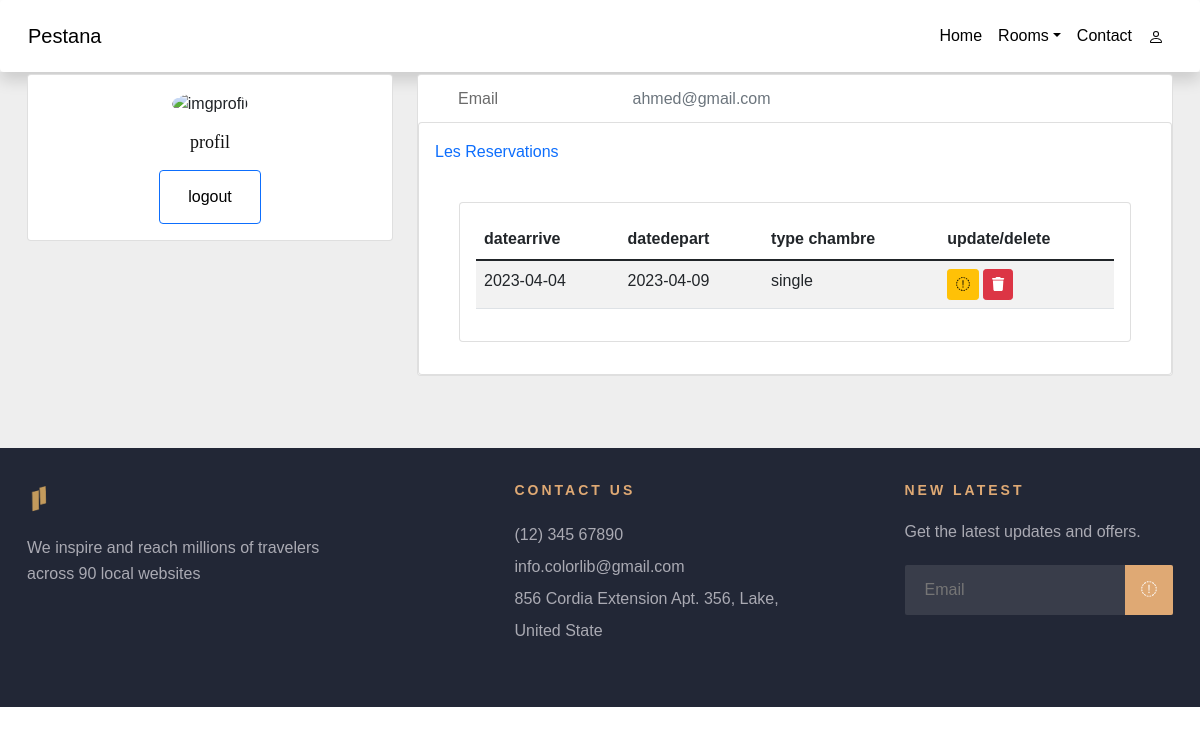
The page /Site/HH/profil (signed in) on the database as committed earlier.
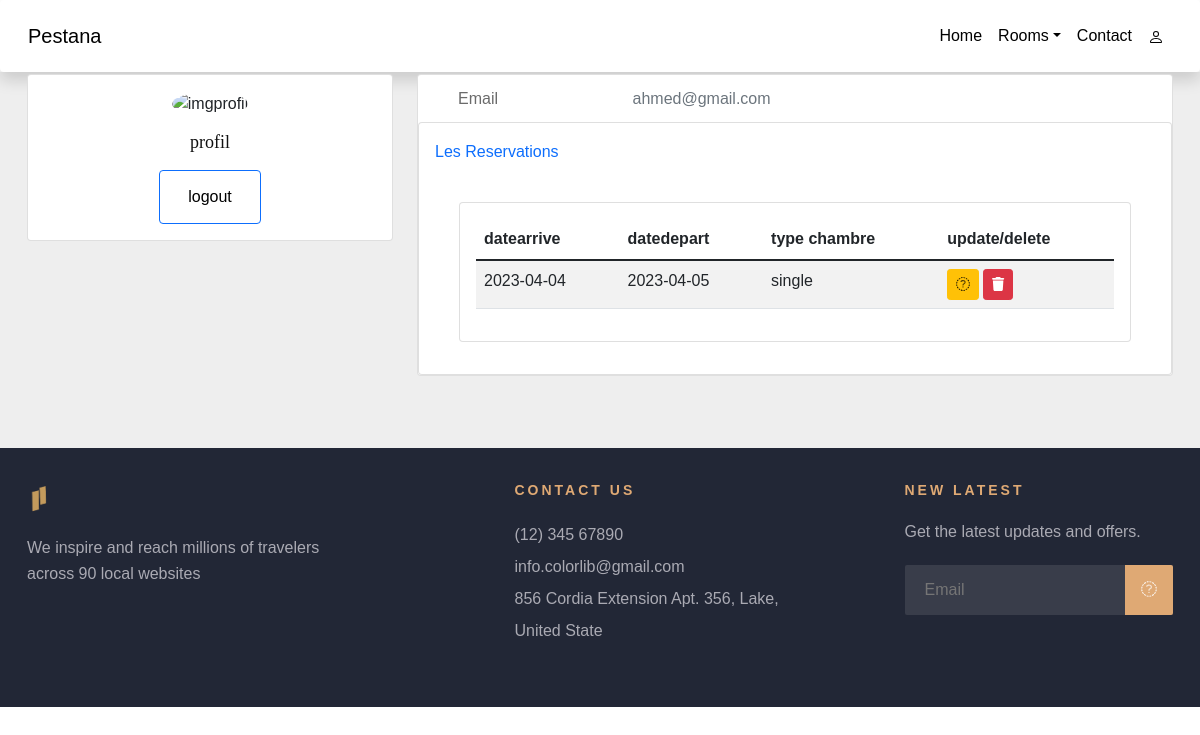
The same page on the database as committed later.
### tables this page shows
CREATE TABLE `reservation` (
  `reservationId` int(11) NOT NULL,
  `datearrive` date NOT NULL,
  `datedepart` date NOT NULL,
  `AdminId` int(11) NOT NULL,
  `ChambreId` int(11) NOT NULL
);

CREATE TABLE `room` (
  `ChambreId` int(11) NOT NULL,
  `nombrepers` int(30) NOT NULL,
  `prix` float NOT NULL,
  `imageroom` varchar(20) NOT NULL,
  `typechambre` varchar(30) NOT NULL,
  `typedetype` varchar(20) NOT NULL
);

### Site/HH/controllers/HomeController.php (called while the page is built)
<?php
class HomeController{
    public function index($page){
        include('views/'.$page.'.php');
    }
}
?>

### Site/HH/autoload.php (called while the page is built, shortened)
<?php
function autoload($class_name){
    $array_paths = array(
        'database/',
        'app/classes/',
        'models/',
        'controllers/'
      );
    foreach($array_paths as $path){
        $file = sprintf($path.'%s.php',$class_name);
    }
}
?>

### Site/HH/database/DB.php (called while the page is built)
<?php
class DB{
    static public function connect(){
        $db=new PDO("mysql:host=localhost;dbname=rhotel","root","");
        $db->exec("set names utf8");
        $db->setAttribute(PDO::ATTR_ERRMODE,PDO::ERRMODE_WARNING);
        return $db;
    }
}
?>

### Site/HH/models/Reservation.php (called while the page is built, shortened)
<?php
class Reservation {
static public function getAll(){
		$stmt = DB::connect()->prepare('SELECT * FROM reservation ');
		$stmt->execute();
		return $stmt->fetchAll();
	}
}

### Site/HH/controllers/ReservationController.php (called while the page is built, shortened)
<?php
class ReservationController{
public function getAllReservations(){
		$reservations = Reservation::getAll();
		return $reservations;
	}
}
?>

### Site/HH/models/Room.php (called while the page is built, shortened)
<?php
class Room {
	static public function getAll(){
		$stmt = DB::connect()->prepare('SELECT * FROM room ');
		$stmt->execute();
		return $stmt->fetchAll();
	}
}

### Site/HH/controllers/RoomController.php (called while the page is built, shortened)
<?php
class RoomController{
	public function getAllroom(){
		$room = Room::getAll();
		return $room;
	}
	}
?>

### Site/HH/views/profil.php (the view, shortened to what this page needs)
<?php
$data = new ReservationController();
$reservations = $data->getAllReservations();
$dataro = new RoomController();
$rooms = $dataro->getAllroom();
?>
<section style="background-color: #eee;">
  <div class="container py-5">
    <div class="row">
      <div class="col-lg-4">
        <div class="card mb-4">
          <div class="card-body text-center">
            <img src="https://mdbcdn.b-cdn.net/img/Photos/new-templates/bootstrap-chat/ava3.webp" alt="imgprofil"
              class="rounded-circle img-fluid" style="width: 150px;">
            <h5 class="my-3">profil </h5>
            <label class="btn btn-outline-primary" for="btnradio4">
               <a href="<?php echo BASE_URL;?>logout"class="nav-link px-3">
                 logout
                </a>
              </label>
          </div>
        </div>
      </div>
      <div class="col-lg-8">
        <div class="card mb-4">
          <div class="card-body">
            <div class="row p-4 " >
              <div class="col-sm-3">
                <p class="mb-0">Email</p>
              </div>
              <div class="col-sm-9">
                <p class="text-muted mb-0">
                <?php echo  $_SESSION['AdminEmail'];?>
            </div>
          </div>
        </div>
        <div class="row">
          <div class="col-md-12">
            <div class="card mb-4 mb-md-0">
              <div class="card-body">
                <p class="mb-4"><span class="text-primary font-italic me-1">Les Reservations</span>
                </p>
                <main class="mt-5 pt-3">
        <div class="container-fluid">
          <div class="row">
            <div class="col-md-12 mb-3">
              <div class="card">
                <div class="card-body">
                  <div class="table-responsive">
                    <table
                      id="example"
                      class="table table-striped data-table"
                      style="width: 100%"
                    >
                      <thead>
                        <tr>
                          <th>datearrive</th>
                          <th>datedepart</th>
                          <th>type chambre</th>
                          <th>update/delete</th>
                        </tr>
                      </thead>
         <?php foreach($reservations as $reservation):?>
                      <tbody>
                        <tr>
                          <td><?php echo $reservation['datearrive'];?></td>
                          <td><?php echo $reservation['datedepart'];?></td>
                          <td><?php foreach($rooms as $room):?>
                          <?php if($reservation['ChambreId']=== $room['ChambreId']) {
                              echo $room['typechambre']." ".$room['typedetype'];}?>
                              <?php endforeach; ?></td>
                              <td>
                                <div class="d-flex">
                            <form method="POST" class="me-1" action="updatere">
                        <button class="btn btn-sm btn-warning"><i class="fa fa-eidt"> edit</i></button>
                    </form>
                    <form method="POST" class="me-1 " action="deletere">
                        <button class="btn btn-sm btn-danger"><i class="fa fa-trash">delete</i></button>
                    </form></div></td>
                        </tr>
                      </tbody>
          <?php endforeach; ?>
                    </table>
                  </div>
                </div>
              </div>
            </div>
          </div>
              </div>
            </div>
          </div>
          </div>
        </div>
      </div>
    </div>
  </div>
</section>

Rows that differ between the two databases and show on the page:
removed reservation: datearrive "2023-04-04", datedepart "2023-04-09", room (typechambre "single")
added reservation: datearrive "2023-04-04", datedepart "2023-04-05", room (typechambre "single")
